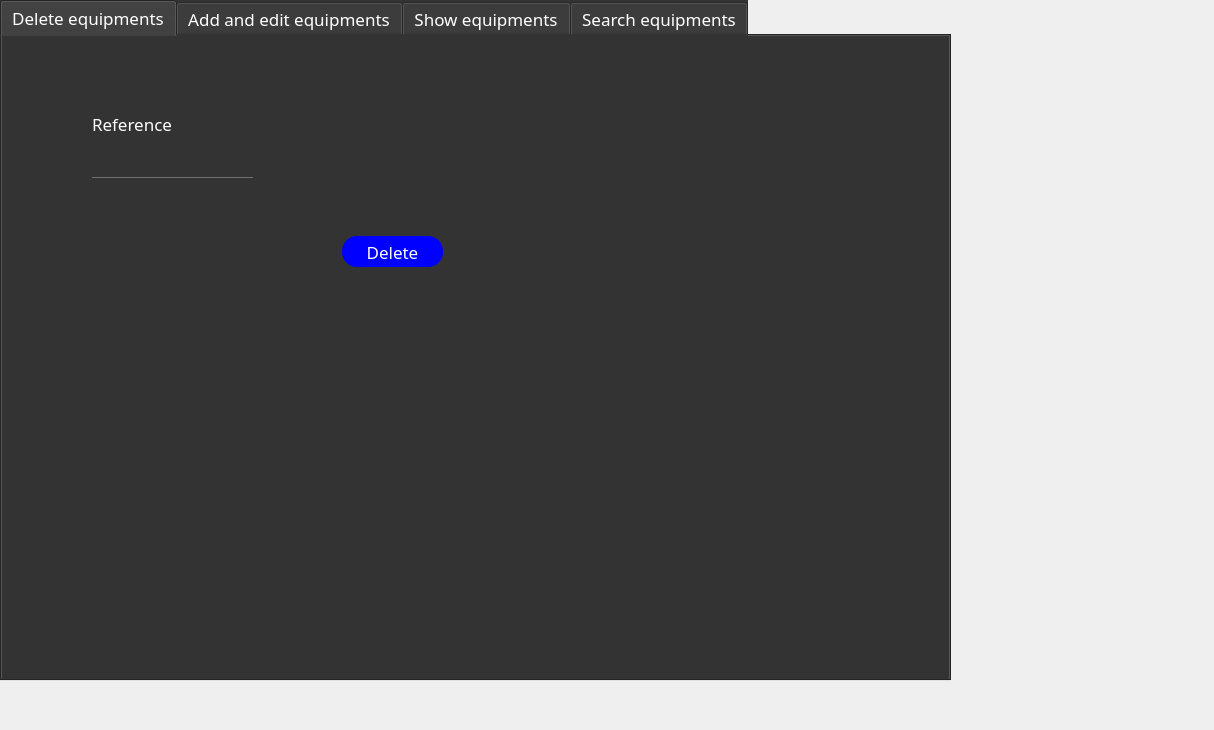
<?xml version="1.0" encoding="UTF-8"?>
<ui version="4.0">
 <class>equipmanagement</class>
 <widget class="QWidget" name="equipmanagement">
  <property name="geometry">
   <rect>
    <x>0</x>
    <y>0</y>
    <width>1214</width>
    <height>730</height>
   </rect>
  </property>
  <property name="windowTitle">
   <string>Form</string>
  </property>
  <widget class="QTabWidget" name="tabWidget">
   <property name="geometry">
    <rect>
     <x>0</x>
     <y>0</y>
     <width>951</width>
     <height>681</height>
    </rect>
   </property>
   <property name="styleSheet">
    <string notr="true">*{
font-family:century gothic;
font-size:17px;
background:#333;
}


QPushButton
{
background:blue;
border-radius:15px;
}
QToolButton
{
background:blue;
border-radius:60px;
}
QTextEdit
{
bakcground:#333;
border-radius:60px;
}
QLabel
{
color:white;
}
QWidget
{
color:white;
}
QPushButton:hover
{
background:grey;
}
QLineEdit
{
background:transparent;
border:none;
color:white;
border-bottom:1px solid #717072;
}
QTableView
{
background:#333;
}
QHeaderView {
background:#333;
}
QToolButton
{
background:#333;
border-radius:60px;
}</string>
   </property>
   <property name="currentIndex">
    <number>0</number>
   </property>
   <widget class="QWidget" name="tab_2">
    <attribute name="title">
     <string>Delete equipments</string>
    </attribute>
    <widget class="QPushButton" name="pb_supprimer_2">
     <property name="geometry">
      <rect>
       <x>340</x>
       <y>200</y>
       <width>101</width>
       <height>31</height>
      </rect>
     </property>
     <property name="text">
      <string>Delete</string>
     </property>
    </widget>
    <widget class="QLineEdit" name="lineEdit_ref_4">
     <property name="geometry">
      <rect>
       <x>90</x>
       <y>120</y>
       <width>161</width>
       <height>22</height>
      </rect>
     </property>
    </widget>
    <widget class="QLabel" name="label">
     <property name="geometry">
      <rect>
       <x>90</x>
       <y>80</y>
       <width>101</width>
       <height>16</height>
      </rect>
     </property>
     <property name="text">
      <string>Reference</string>
     </property>
    </widget>
   </widget>
   <widget class="QWidget" name="tab">
    <attribute name="title">
     <string>Add and edit equipments</string>
    </attribute>
    <widget class="QGroupBox" name="groupBox_2">
     <property name="geometry">
      <rect>
       <x>0</x>
       <y>0</y>
       <width>911</width>
       <height>591</height>
      </rect>
     </property>
     <property name="title">
      <string/>
     </property>
     <widget class="QLabel" name="label_7">
      <property name="geometry">
       <rect>
        <x>0</x>
        <y>20</y>
        <width>91</width>
        <height>16</height>
       </rect>
      </property>
      <property name="text">
       <string>Reference</string>
      </property>
     </widget>
     <widget class="QLabel" name="label_8">
      <property name="geometry">
       <rect>
        <x>0</x>
        <y>80</y>
        <width>56</width>
        <height>16</height>
       </rect>
      </property>
      <property name="text">
       <string>Label</string>
      </property>
     </widget>
     <widget class="QLabel" name="label_9">
      <property name="geometry">
       <rect>
        <x>0</x>
        <y>140</y>
        <width>81</width>
        <height>16</height>
       </rect>
      </property>
      <property name="text">
       <string>Quantity</string>
      </property>
     </widget>
     <widget class="QPushButton" name="pushButton_4">
      <property name="geometry">
       <rect>
        <x>300</x>
        <y>150</y>
        <width>90</width>
        <height>31</height>
       </rect>
      </property>
      <property name="text">
       <string>Cancel</string>
      </property>
     </widget>
     <widget class="QLineEdit" name="lineEdit_ref">
      <property name="geometry">
       <rect>
        <x>0</x>
        <y>40</y>
        <width>161</width>
        <height>22</height>
       </rect>
      </property>
     </widget>
     <widget class="QLineEdit" name="lineEdit_2">
      <property name="geometry">
       <rect>
        <x>0</x>
        <y>100</y>
        <width>161</width>
        <height>22</height>
       </rect>
      </property>
     </widget>
     <widget class="QLineEdit" name="lineEdit_3">
      <property name="geometry">
       <rect>
        <x>0</x>
        <y>170</y>
        <width>161</width>
        <height>22</height>
       </rect>
      </property>
     </widget>
     <widget class="QPushButton" name="pb_ajouter">
      <property name="geometry">
       <rect>
        <x>300</x>
        <y>90</y>
        <width>93</width>
        <height>31</height>
       </rect>
      </property>
      <property name="text">
       <string>Save</string>
      </property>
     </widget>
     <widget class="QPushButton" name="pushButton_5">
      <property name="geometry">
       <rect>
        <x>300</x>
        <y>220</y>
        <width>90</width>
        <height>31</height>
       </rect>
      </property>
      <property name="text">
       <string>Edit</string>
      </property>
     </widget>
     <widget class="QLabel" name="label_3">
      <property name="geometry">
       <rect>
        <x>0</x>
        <y>210</y>
        <width>56</width>
        <height>16</height>
       </rect>
      </property>
      <property name="text">
       <string>Status</string>
      </property>
     </widget>
     <widget class="QComboBox" name="comboBox">
      <property name="geometry">
       <rect>
        <x>0</x>
        <y>250</y>
        <width>161</width>
        <height>22</height>
       </rect>
      </property>
      <item>
       <property name="text">
        <string>Functionnal</string>
       </property>
      </item>
      <item>
       <property name="text">
        <string>Non Functionnal</string>
       </property>
      </item>
     </widget>
     <widget class="QComboBox" name="comboBox_3">
      <property name="geometry">
       <rect>
        <x>0</x>
        <y>350</y>
        <width>141</width>
        <height>22</height>
       </rect>
      </property>
      <item>
       <property name="text">
        <string>Suspension</string>
       </property>
      </item>
      <item>
       <property name="text">
        <string>fire checker</string>
       </property>
      </item>
      <item>
       <property name="text">
        <string>Washing</string>
       </property>
      </item>
     </widget>
     <widget class="QLabel" name="label_11">
      <property name="geometry">
       <rect>
        <x>0</x>
        <y>310</y>
        <width>47</width>
        <height>14</height>
       </rect>
      </property>
      <property name="text">
       <string>Type</string>
      </property>
     </widget>
    </widget>
   </widget>
   <widget class="QWidget" name="tab_3">
    <attribute name="title">
     <string>Show equipments</string>
    </attribute>
    <widget class="QTableView" name="tableView">
     <property name="geometry">
      <rect>
       <x>10</x>
       <y>0</y>
       <width>821</width>
       <height>411</height>
      </rect>
     </property>
    </widget>
    <widget class="QLineEdit" name="lineEdit_5">
     <property name="geometry">
      <rect>
       <x>10</x>
       <y>480</y>
       <width>113</width>
       <height>21</height>
      </rect>
     </property>
     <property name="alignment">
      <set>Qt::AlignCenter</set>
     </property>
     <property name="placeholderText">
      <string>Search here...</string>
     </property>
    </widget>
    <widget class="QComboBox" name="comboBox_2">
     <property name="geometry">
      <rect>
       <x>160</x>
       <y>480</y>
       <width>181</width>
       <height>22</height>
      </rect>
     </property>
     <item>
      <property name="text">
       <string>Reference</string>
      </property>
     </item>
     <item>
      <property name="text">
       <string>Label</string>
      </property>
     </item>
     <item>
      <property name="text">
       <string>Quantity</string>
      </property>
     </item>
     <item>
      <property name="text">
       <string>Type</string>
      </property>
     </item>
    </widget>
    <widget class="QLabel" name="label_6">
     <property name="geometry">
      <rect>
       <x>10</x>
       <y>440</y>
       <width>131</width>
       <height>16</height>
      </rect>
     </property>
     <property name="text">
      <string>Filtered search</string>
     </property>
    </widget>
    <widget class="QLabel" name="label_10">
     <property name="geometry">
      <rect>
       <x>200</x>
       <y>440</y>
       <width>56</width>
       <height>16</height>
      </rect>
     </property>
     <property name="text">
      <string>Sort by :</string>
     </property>
    </widget>
    <widget class="QPushButton" name="pushButton_pdf">
     <property name="geometry">
      <rect>
       <x>430</x>
       <y>450</y>
       <width>93</width>
       <height>31</height>
      </rect>
     </property>
     <property name="text">
      <string>PDF</string>
     </property>
    </widget>
    <widget class="QPushButton" name="pushButton_2">
     <property name="geometry">
      <rect>
       <x>580</x>
       <y>450</y>
       <width>93</width>
       <height>31</height>
      </rect>
     </property>
     <property name="text">
      <string>STAT</string>
     </property>
    </widget>
    <widget class="QPushButton" name="checkButton">
     <property name="geometry">
      <rect>
       <x>720</x>
       <y>450</y>
       <width>93</width>
       <height>31</height>
      </rect>
     </property>
     <property name="text">
      <string>Check</string>
     </property>
    </widget>
    <widget class="QLabel" name="label_12">
     <property name="geometry">
      <rect>
       <x>430</x>
       <y>530</y>
       <width>101</width>
       <height>16</height>
      </rect>
     </property>
     <property name="text">
      <string>Reference</string>
     </property>
    </widget>
   </widget>
   <widget class="QWidget" name="tab_4">
    <attribute name="title">
     <string>Search equipments</string>
    </attribute>
    <widget class="QLabel" name="label_2">
     <property name="geometry">
      <rect>
       <x>90</x>
       <y>80</y>
       <width>56</width>
       <height>16</height>
      </rect>
     </property>
     <property name="text">
      <string/>
     </property>
    </widget>
    <widget class="QLabel" name="label_4">
     <property name="geometry">
      <rect>
       <x>250</x>
       <y>70</y>
       <width>521</width>
       <height>481</height>
      </rect>
     </property>
     <property name="text">
      <string/>
     </property>
    </widget>
    <widget class="QLabel" name="label_5">
     <property name="geometry">
      <rect>
       <x>10</x>
       <y>20</y>
       <width>301</width>
       <height>16</height>
      </rect>
     </property>
     <property name="text">
      <string>Select the reference to your image</string>
     </property>
    </widget>
    <widget class="QLineEdit" name="lineEdit">
     <property name="geometry">
      <rect>
       <x>20</x>
       <y>60</y>
       <width>141</width>
       <height>22</height>
      </rect>
     </property>
    </widget>
    <widget class="QPushButton" name="btnDisplayImage">
     <property name="geometry">
      <rect>
       <x>40</x>
       <y>220</y>
       <width>121</width>
       <height>51</height>
      </rect>
     </property>
     <property name="text">
      <string>Display Image</string>
     </property>
    </widget>
    <widget class="QLabel" name="etatPisteLabel">
     <property name="geometry">
      <rect>
       <x>80</x>
       <y>495</y>
       <width>201</width>
       <height>41</height>
      </rect>
     </property>
     <property name="text">
      <string/>
     </property>
    </widget>
    <zorder>label_2</zorder>
    <zorder>label_5</zorder>
    <zorder>label_4</zorder>
    <zorder>lineEdit</zorder>
    <zorder>btnDisplayImage</zorder>
    <zorder>etatPisteLabel</zorder>
   </widget>
  </widget>
 </widget>
 <resources/>
 <connections/>
</ui>
